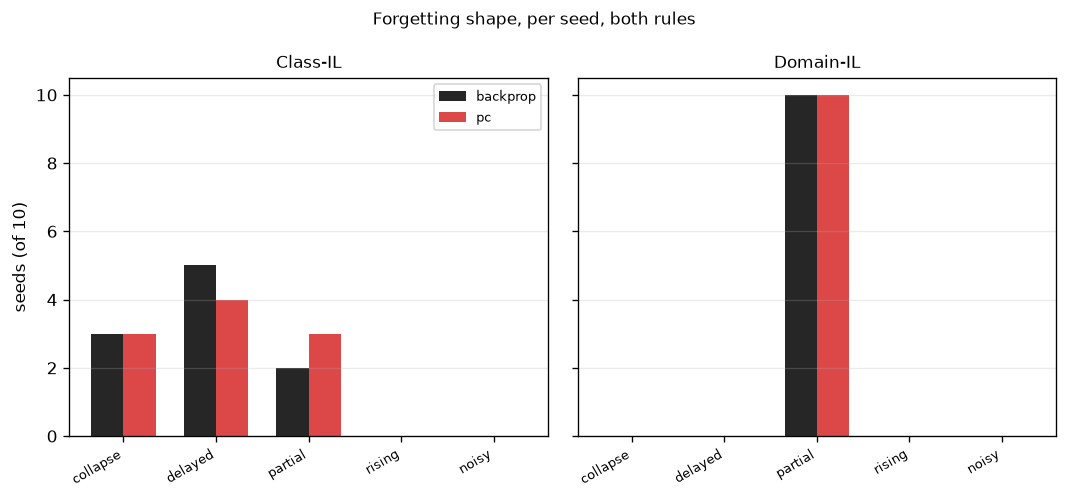

The Python source for this figure:
"""Is the shape of forgetting -- not just how much -- the same per seed across rule, or does it
change with the rule, the scenario, or both?

900-series PLOT SCRIPT. Loads 803's saved per-seed traces, trains nothing.

Applies `classify_forgetting` (src/metrics.py) to each seed's post-switch task-1 trace, across
the full 2x2 (10 seeds x 2 scenarios x 2 methods = 40 traces). Two things this can show that the
mean-only headline numbers (332, 911) cannot: whether the SAME seed gets the same shape under
both rules (a data/split effect, not a rule effect, if so), and whether one scenario is more
"mixed" in shape than its mean number suggests.

PROVENANCE: 803_mechanism_logged_{scenario}.npz -- steps_i, t1_i, switch0_i per row i, methods
and seeds arrays give the (method, seed) for each row.
"""
import sys
from pathlib import Path

ROOT = Path(__file__).resolve().parents[1]
sys.path.insert(0, str(ROOT))

import numpy as np
import matplotlib.pyplot as plt

from src.protocol import figure_path
from src.metrics import classify_forgetting

EXP = ROOT / "experiments"
SCENARIOS = ["class_il", "domain_il"]
NICE = {"class_il": "Class-IL", "domain_il": "Domain-IL"}
METHODS = ["backprop", "pc"]
COLOR = {"backprop": "black", "pc": "tab:red"}
LABELS = ["collapse", "delayed", "partial", "rising", "noisy"]


def load(scenario):
    return np.load(EXP / f"803_mechanism_logged_{scenario}.npz", allow_pickle=True)


def classify_all(scenario):
    d = load(scenario)
    methods, seeds = d["methods"], d["seeds"]
    out = {}
    for i, (m, s) in enumerate(zip(methods, seeds)):
        steps = d[f"steps_{i}"]
        t1 = d[f"t1_{i}"]
        switch0 = int(d[f"switch0_{i}"])
        post = t1[steps >= switch0]
        out[(str(m), int(s))] = classify_forgetting(post)
    return out


if __name__ == "__main__":
    results = {s: classify_all(s) for s in SCENARIOS}

    fig, axes = plt.subplots(1, 2, figsize=(9.0, 4.2), sharey=True)
    width = 0.35
    x = np.arange(len(LABELS))
    for ax, scenario in zip(axes, SCENARIOS):
        r = results[scenario]
        for j, method in enumerate(METHODS):
            counts = [sum(1 for (m, s), lab in r.items() if m == method and lab == L)
                      for L in LABELS]
            ax.bar(x + (j - 0.5) * width, counts, width, color=COLOR[method], label=method,
                   alpha=0.85)
        ax.set_xticks(x)
        ax.set_xticklabels(LABELS, rotation=30, ha="right", fontsize=8)
        ax.set_title(NICE[scenario], fontsize=10)
        ax.grid(alpha=0.25, axis="y")
    axes[0].set_ylabel("seeds (of 10)")
    axes[0].legend(fontsize=8)
    fig.suptitle("Forgetting shape, per seed, both rules", fontsize=10)
    fig.tight_layout()
    out = figure_path(__file__)
    fig.savefig(out, dpi=120, bbox_inches="tight")
    print(f"saved {out}")

    print("\n  shape counts:")
    for scenario in SCENARIOS:
        r = results[scenario]
        print(f"  {NICE[scenario]}")
        for method in METHODS:
            counts = {L: sum(1 for (m, s), lab in r.items() if m == method and lab == L)
                      for L in LABELS}
            print(f"    {method:9s} " + "  ".join(f"{L}={c}" for L, c in counts.items() if c))

    print("\n  per-seed agreement between rules (same seed, backprop vs pc):")
    for scenario in SCENARIOS:
        r = results[scenario]
        seeds = sorted({s for (m, s) in r if m == "backprop"} & {s for (m, s) in r if m == "pc"})
        agree = sum(1 for s in seeds if r[("backprop", s)] == r[("pc", s)])
        print(f"  {NICE[scenario]:10s} {agree}/{len(seeds)} seeds get the SAME shape label "
              f"under both rules")
        for s in seeds:
            bp_l, pc_l = r[("backprop", s)], r[("pc", s)]
            flag = "" if bp_l == pc_l else "  <- differs"
            print(f"    seed {s:2d}  backprop={bp_l:9s} pc={pc_l:9s}{flag}")
